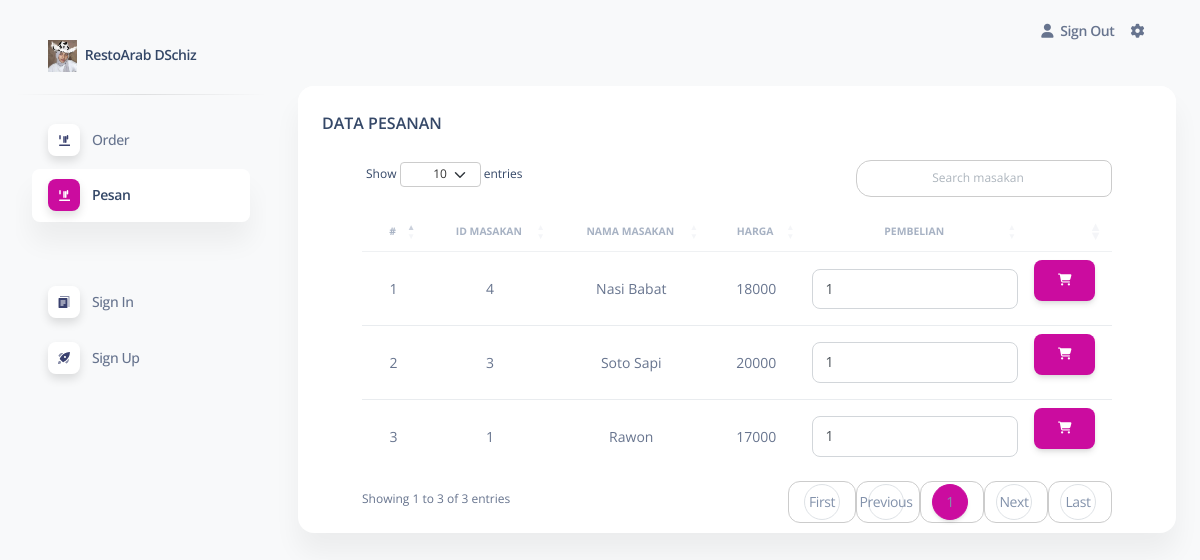
Screenshot of /pages/index.php?page=data_pesan (signed in) with the database file from the repository.
### tables this page shows
CREATE TABLE `masakan` (
  `id_masakan` int(11) NOT NULL,
  `nama_masakan` varchar(255) NOT NULL,
  `harga` int(11) NOT NULL,
  `status_masakan` varchar(50) NOT NULL
);

### pages/pesan/data.php (the view, shortened to what this page needs)
<head>
</head>
<div class="container-fluid py-4">
  <div class="row">
    <div class="col-12">
      <div class="card mb-4">
        <div class="card-header pb-0">
          <h6>DATA PESANAN</h6>
        </div>
        <div class="card-body px-6 pt-0 pb-2">
        <div class="table-responsive p-0">
          <table class="table align-items-center mb-0 custom-table" id="masakan">
            <thead>
              <tr>
                <th class="text-center text-uppercase text-secondary text-xxs font-weight-bolder opacity-7">#</th>
                <th class="text-center text-uppercase text-secondary text-xxs font-weight-bolder opacity-7">ID MASAKAN</th>
                <th class="text-center text-uppercase text-secondary text-xxs font-weight-bolder opacity-7">NAMA MASAKAN</th>
                <th class="text-center text-uppercase text-secondary text-xxs font-weight-bolder opacity-7">HARGA</th>
                <th class="text-center text-uppercase text-secondary text-xxs font-weight-bolder opacity-7">PEMBELIAN</th>
                <th class="text-secondary opacity-7"></th>
              </tr>
            </thead>
            <tbody>
                <?php
                include "../conf/conn.php";
                $no = 0;
                $query = mysqli_query($koneksi, "SELECT * FROM masakan ORDER BY id_masakan
DESC");
                while ($row = mysqli_fetch_array($query)) {
                ?>
                  <tr>
                    <form method="POST" action="index.php?page=data_pesan">
                      <td class="align-middle text-center text-sm"><?php echo $no = $no + 1; ?></td>
                      <td class="align-middle text-center text-sm"><?php echo $row['id_masakan']; ?></td>
                      <td class="align-middle text-center text-sm"><?php echo $row['nama_masakan']; ?></td>
                      <td class="align-middle text-center text-sm"><?php echo $row['harga']; ?></td>
                      <td>
                        <input class="form-control" type="number" name="pembelian" value="1" min="1">
                      </td>
                      <td>
                        <button class="btn btn-primary" type="submit" name="submit">
                          <i class="fa fa-shopping-cart"></i>
                        </button>
                      </td>
                  </tr>
                          </div>
                          </div>
                        </div>
                      </div>
                    </div>
                  <?php } ?>

### rows the page displays
masakan: id_masakan "4", nama_masakan "Nasi Babat", harga "18000"
masakan: no "2", id_masakan "3", nama_masakan "Soto Sapi", harga "20000"
masakan: no "3", id_masakan "1", nama_masakan "Rawon", harga "17000"
